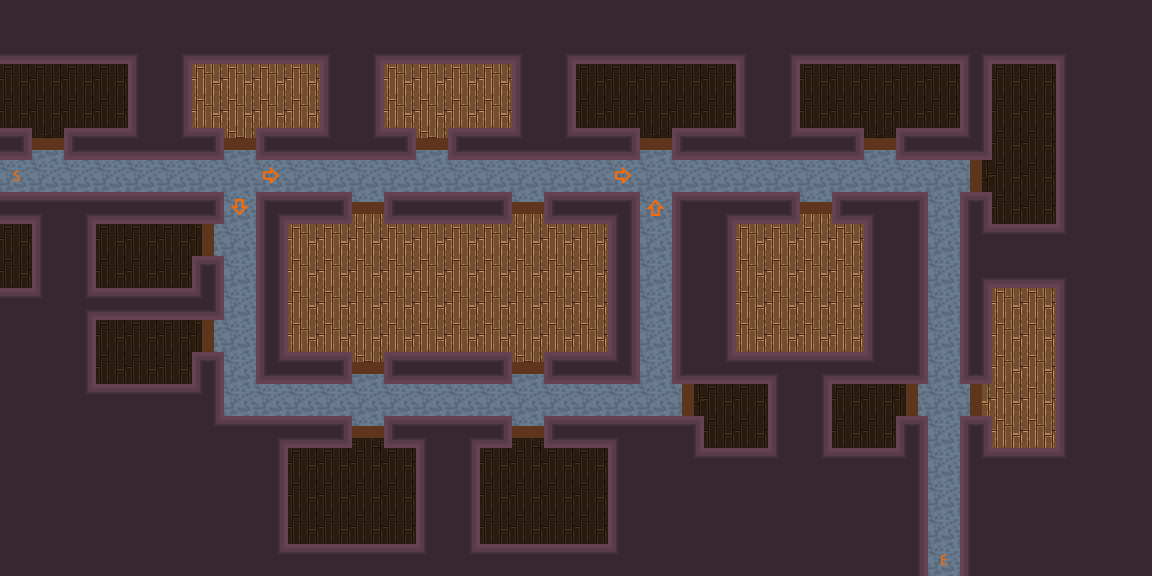

Tiled map render using the project's own tile images. Description and the whole map definition, tile-layer contents included, below:
An orthogonal 36x18 tile map with 32x32 px tiles, 1 tile layer (Tile Layer 1).

<map version="1.4" tiledversion="1.4.3" orientation="orthogonal" renderorder="right-down" width="36" height="18" tilewidth="32" tileheight="32" infinite="0" nextlayerid="3" nextobjectid="7">
 <tileset firstgid="1" source="tileset.tsx" />
 <layer id="1" name="Tile Layer 1" width="36" height="18">
  <data encoding="csv">
26,26,26,26,26,26,26,26,26,26,26,26,26,26,26,26,26,26,26,26,26,26,26,26,26,26,26,26,26,26,26,26,26,26,26,26,
32,32,32,32,38,37,32,32,32,32,38,37,32,32,32,32,38,37,32,32,32,32,32,38,37,32,32,32,32,32,46,32,32,38,26,26,
65,65,65,65,25,27,6,6,6,12,25,27,6,6,6,12,25,27,65,65,65,65,65,25,27,65,65,65,65,65,39,65,65,25,26,26,
65,65,65,65,25,27,6,6,6,6,25,27,6,6,6,6,25,27,65,65,65,65,65,25,27,65,65,65,65,65,39,65,65,25,26,26,
14,61,13,45,23,29,14,55,13,45,23,29,14,55,13,45,23,29,45,14,61,13,45,23,29,45,14,61,13,45,8,65,65,25,26,26,
59,18,18,18,18,18,18,18,24,18,18,18,18,18,18,18,18,18,18,24,18,18,18,18,18,18,18,18,18,18,64,65,65,25,26,26,
45,41,11,45,45,45,14,30,1,45,14,56,13,45,45,14,56,13,45,2,42,19,11,45,14,56,13,41,21,18,3,65,65,25,26,26,
65,25,27,65,65,65,63,18,39,6,6,6,6,66,66,6,6,6,6,39,18,25,27,6,6,6,6,25,27,18,5,20,20,44,26,26,
65,25,27,65,65,65,3,18,39,6,6,12,6,66,66,6,6,12,6,39,18,25,27,6,6,12,6,25,27,18,35,32,32,38,26,26,
20,44,54,45,45,45,8,18,39,6,6,6,6,66,66,6,6,6,6,39,18,25,27,6,6,6,6,25,27,18,39,6,12,25,26,26,
26,26,27,65,65,65,63,18,39,6,6,6,6,66,66,6,6,6,6,39,18,25,27,6,6,6,6,25,27,18,39,6,6,25,26,26,
26,26,27,65,65,65,3,18,7,45,14,55,13,45,45,14,55,13,45,8,18,31,29,45,41,11,45,23,33,18,9,6,6,25,26,26,
26,26,43,20,20,20,47,18,18,18,18,18,18,18,18,18,18,18,18,18,18,64,65,65,25,27,65,65,63,18,58,6,6,25,26,26,
26,26,26,26,26,26,43,20,11,45,14,62,13,41,11,14,62,13,45,41,20,21,65,65,25,27,65,65,3,18,3,6,6,25,26,26,
26,26,26,26,26,26,26,26,27,65,65,65,65,25,27,65,65,65,65,25,26,43,20,20,44,43,20,20,47,18,5,20,20,44,26,26,
26,26,26,26,26,26,26,26,27,65,65,65,65,25,27,65,65,65,65,25,26,26,26,26,26,26,26,26,27,18,25,26,26,26,26,26,
26,26,26,26,26,26,26,26,27,65,65,65,65,25,27,65,65,65,65,25,26,26,26,26,26,26,26,26,27,18,25,26,26,26,26,26,
26,26,26,26,26,26,26,26,43,20,20,20,20,44,43,20,20,20,20,44,26,26,26,26,26,26,26,26,27,60,25,26,26,26,26,26
</data>
 </layer>
</map>